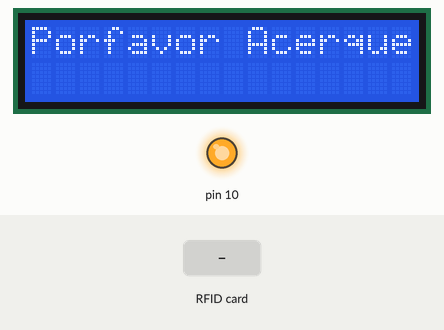
Simulated run of this sketch. Board: Arduino Uno, built with avr-gcc and run on an emulated ATmega328P. On the bench: 16×2 character LCD, output pins drawn as LEDs (lit = HIGH). Inputs (shaded band) come from the test bench. What the sketch prints to the serial monitor is not drawn.

Above: at 1.3 s.
1.4 s: RFID card 5E 7A 19 C4 held to the reader
At 1.7 s:
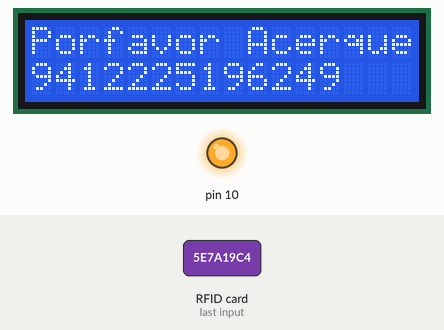
Timing chart, 0 to 4.4 s (numbered marks = the images above; inputs shaded):
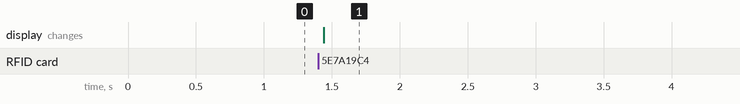

Measured:
- after the input at 1.4 s, the display: changes at once (image 1)

The sketch:

NFCANDLCD.ino
```cpp
#include <SPI.h>
#include <RFID.h>
#include <ArduinoJson.h>
#include <Wire.h>
#include <LiquidCrystal_I2C.h>

#define SDA_DIO 9
#define RESET_DIO 8
RFID RC522(SDA_DIO, RESET_DIO);
LiquidCrystal_I2C lcd(0x27, 16, 2);

void setup() {
  lcd.begin(16, 2);
  lcd.backlight();
  lcd.setCursor(0, 0);
  lcd.print("Porfavor Acerque la Tarjeta");

  Serial.begin(9600);
  SPI.begin();
  RC522.init();
}

void loop() {
  if (RC522.isCard()) {
    RC522.readCardSerial();
    Serial.println("Card detected:");

    StaticJsonDocument<200> doc;
    JsonObject card_id = doc.to<JsonObject>();
    for (int i = 0; i < 5; i++) {
      card_id["card_id"][i] = RC522.serNum[i];
    }
    serializeJson(doc, Serial);
    Serial.println();

    Serial.print(F("Tarjeta nº UID:"));
    lcd.setCursor(0, 1);

    // Obtener el UID de la tarjeta
    byte buffer[5];
    for (byte i = 0; i < 5; i++) {
      buffer[i] = RC522.serNum[i];
      //Serial.print(buffer[i] < 0x10 ? " 0" : " ");
      //lcd.print(buffer[i] < 0x10 ? " 0" : " ");
      Serial.print(buffer[i], DEC);
      lcd.print(buffer[i], DEC);
    }

    Serial.println();
    delay(1000);
  }
}
```
